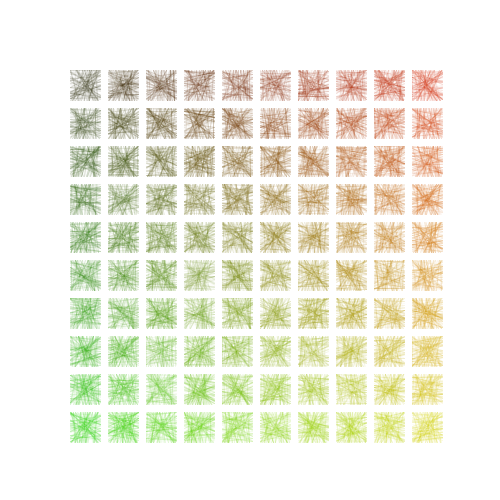
Frame 1 (no input)
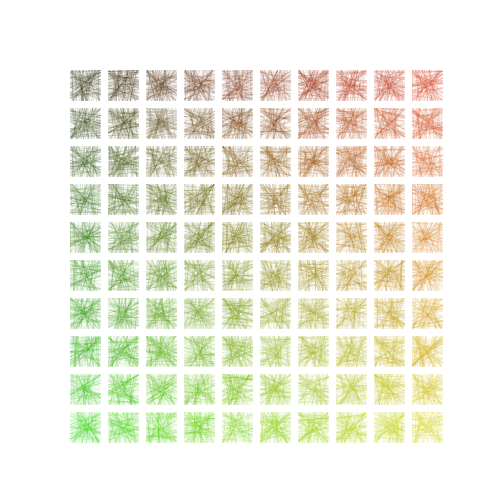
Frame 60 (the mouse pressed at the canvas centre just before this capture)
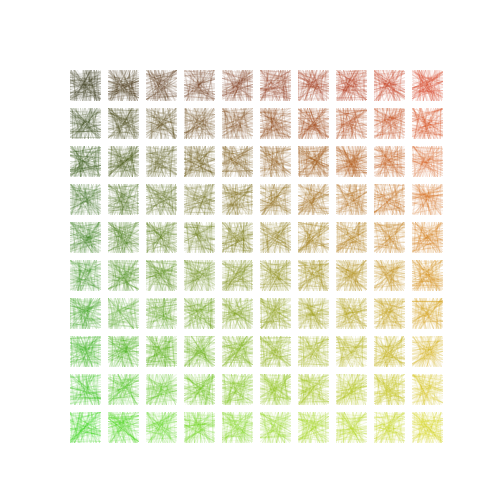
Frame 120 (the mouse held since frame 60 and released just before this capture)

The Processing sketch that drew these frames (run headless with seeded random() and noise(); from frame 60 on, the mouse is pressed at the canvas centre):

// Processing sketch: processing_170978
// ── processing_170978.pde

void setup() {
  size(500, 500);
  background(240);
}

void draw() {
  background(255);
  for (int x=70; x<423; x=x+38) {
    for (int y=70; y<423; y=y+38) {
      for (int i=0; i<60; i++) {
        stroke(x/2, y/2, 0, random(50));
        line(x+random(30), y+0, x+random(30), y+30);
        line(x+0, y+random(30), x+30, y+random(30));
      }
    }
  }
}
